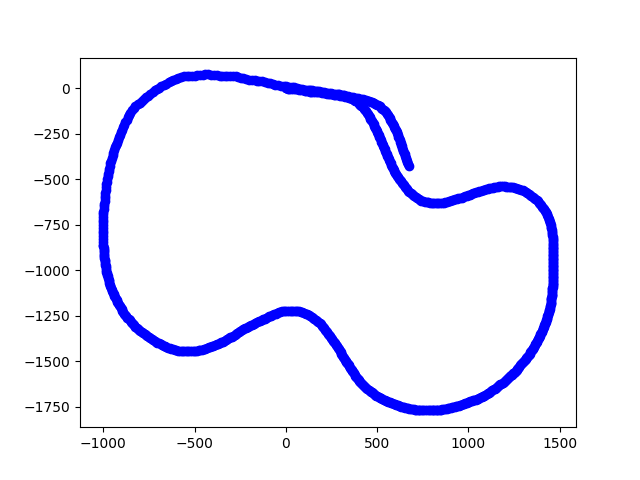

The Python source for this figure:
from matplotlib import pyplot as plt


def plot_map():
    with open('map.txt') as f:
        for line in f:
            x, y = line.split(',')
            plt.plot(float(x), float(y), 'bo')
    plt.savefig('map.png')
    plt.show()


if __name__ == "__main__":
    plot_map()
